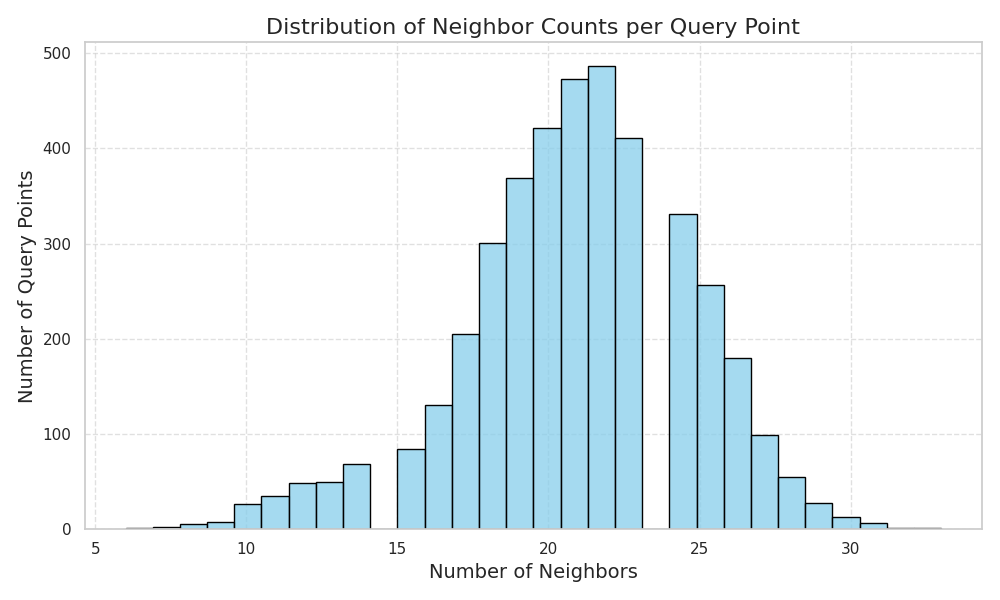

The Python source for this figure:
import torch
import matplotlib.pyplot as plt
import seaborn as sns
import xarray as xr
import os


def rescale(x:torch.Tensor, lims=(-1,1))->torch.Tensor:
    """
    Parameters
    ----------
    x: torch.Tensor
        ND tensor
    
    Returns
    -------
    x_normalized: torch.Tensor
        ND tensor
    """
    return (x-x.min()) / (x.max()-x.min()) * (lims[1] - lims[0]) + lims[0]

def native_neighbor_search(data: torch.Tensor, queries: torch.Tensor, radius: float):
    """
    Native PyTorch implementation of a neighborhood search
    between two arbitrary coordinate meshes.
     
    Parameters
    -----------

    data : torch.Tensor
        vector of data points from which to find neighbors
    queries : torch.Tensor
        centers of neighborhoods
    radius : float
        size of each neighborhood
    """

    # compute pairwise distances
    dists = torch.cdist(queries, data).to(queries.device) # shaped num query points x num data points
    in_nbr = torch.where(dists <= radius, 1., 0.) # i,j is one if j is i's neighbor
    nbr_indices = in_nbr.nonzero()[:,1:].reshape(-1,) # only keep the column indices
    nbrhd_sizes = torch.cumsum(torch.sum(in_nbr, dim=1), dim=0) # num points in each neighborhood, summed cumulatively
    splits = torch.cat((torch.tensor([0.]).to(queries.device), nbrhd_sizes))
    nbr_dict = {}
    nbr_dict['neighbors_index'] = nbr_indices.long().to(queries.device)
    nbr_dict['neighbors_row_splits'] = splits.long()
    return nbr_dict

def get_neighbor_counts(nbr_dict: dict) -> torch.Tensor:
    """
    Count the number of neighbor for each query.
    
    Parameters
    ----------
    nbr_dict : dict
        Dic return from native_neighbor_search.
    
    Returns
    -------
    torch.Tensor
        The number of neighbor points for each queries.
    """
    splits = nbr_dict['neighbors_row_splits']
    neighbor_counts = splits[1:] - splits[:-1]
    return neighbor_counts

def plot_neighbor_distribution(neighbor_counts: torch.Tensor, num_queries: int):
    """
    Plot the histogram of neighbor distribution.
    
    Parameters
    ----------
    neighbor_counts : torch.Tensor
        The number of neighbors for each query.
    num_queries : int
        The number of total queries.
    """

    neighbor_counts = neighbor_counts.cpu().numpy()
    

    sns.set(style="whitegrid")
    
    plt.figure(figsize=(10, 6))
    
    sns.histplot(neighbor_counts, bins=30, kde=False, color='skyblue', edgecolor='black')
    
    plt.title('Distribution of Neighbor Counts per Query Point', fontsize=16)
    plt.xlabel('Number of Neighbors', fontsize=14)
    plt.ylabel('Number of Query Points', fontsize=14)
    
    plt.grid(True, linestyle='--', alpha=0.6)
    plt.tight_layout()
    plt.savefig("neighbor_num_dist.png")

def count_queries_without_neighbors(neighbor_counts: torch.Tensor) -> int:
    """
    Count the neighbors that doesn't have the neighbors.
    
    Parameters
    ----------
    neighbor_counts : torch.Tensor
        The number of points for each query.
    
    Returns
    -------
    int
        The number of queries that don't have the neighbors.
    """
    no_neighbor_count = torch.sum(neighbor_counts == 0).item()
    return no_neighbor_count

if __name__ == "__main__":
    torch.manual_seed(42)
    
    base_path = "/cluster/work/math/camlab-data/rigno-unstructured/"
    dataset_name = "CE-Gauss"
    dataset_path = os.path.join(base_path, f"{dataset_name}.nc")
    with xr.open_dataset(dataset_path) as ds:
        x_array = ds['x'].values[0][0]

    poseidon_dataset_name = ["CE-RP", "CE-Gauss","NS-PwC",
                                        "NS-SVS","NS-Gauss","NS-SL",
                                        "ACE", "Wave-Layer"]
    if dataset_name in poseidon_dataset_name:
        x_array = x_array[:9216,:]
    
    
    physical_points = rescale(torch.tensor(x_array), (-1,1))

    meshgrid = torch.meshgrid(torch.linspace(0, 1, 64),
                              torch.linspace(0, 1, 64),
                              indexing='ij')
    regional_points = rescale(torch.stack(meshgrid, dim=-1).reshape(-1,2), (-1,1)).to(physical_points.dtype)
    num_queries = regional_points.shape[0]
    radius = 0.055
    nbr_dict = native_neighbor_search(physical_points, regional_points, radius)
    neighbor_counts = get_neighbor_counts(nbr_dict)
    no_neighbors = count_queries_without_neighbors(neighbor_counts)
    print(f"The queries without the neighbors: {no_neighbors} out of {num_queries}")
    plot_neighbor_distribution(neighbor_counts, num_queries)